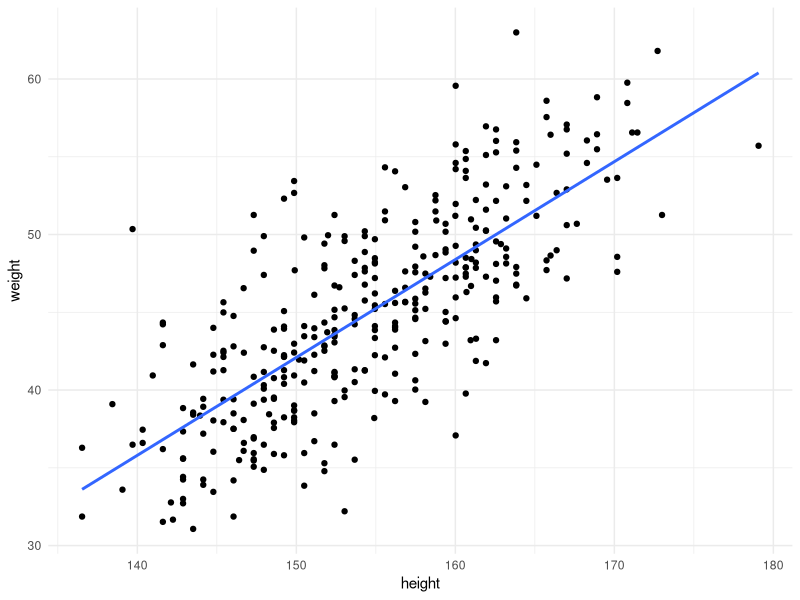
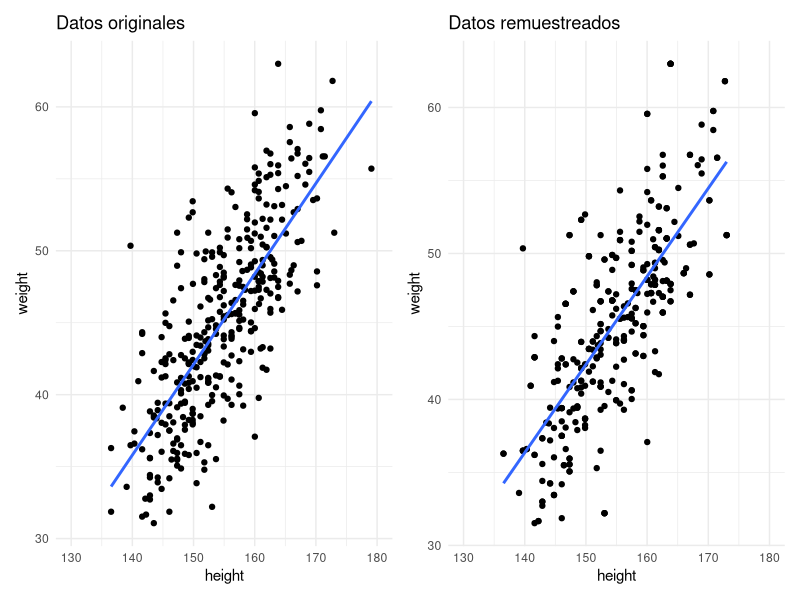
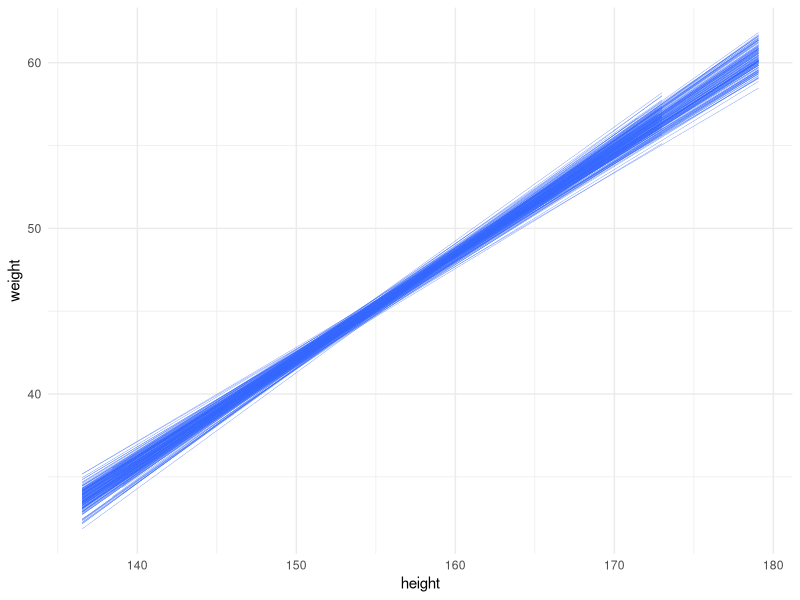
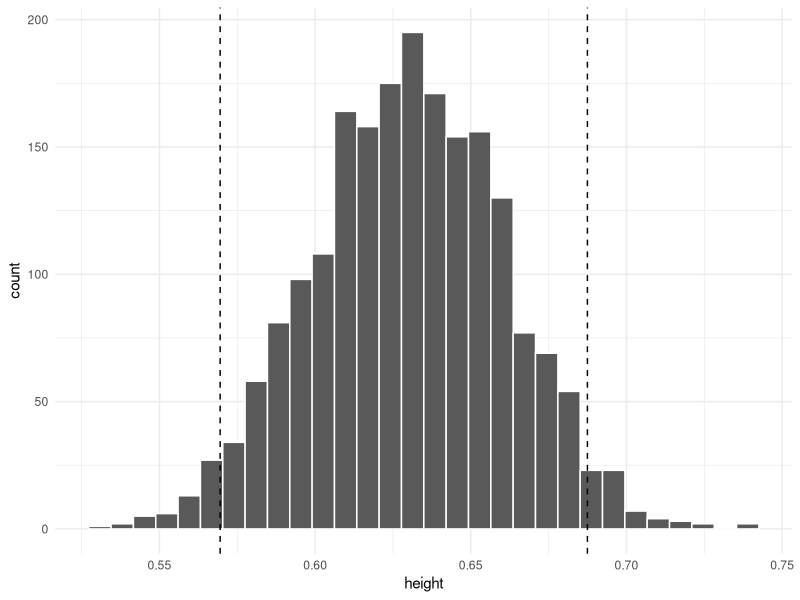
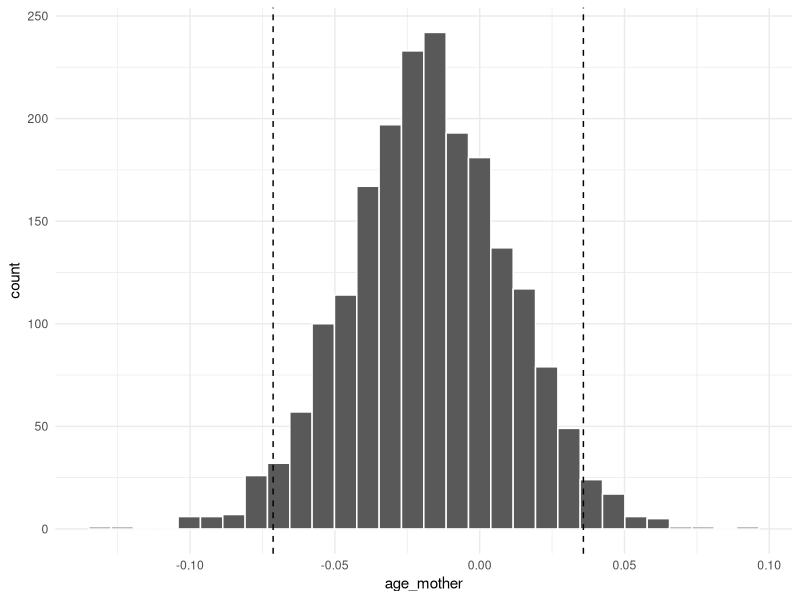
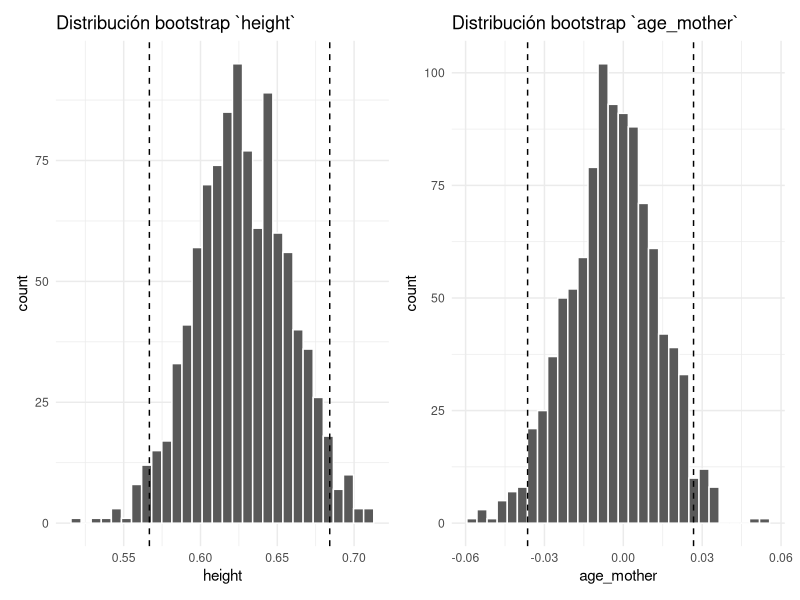
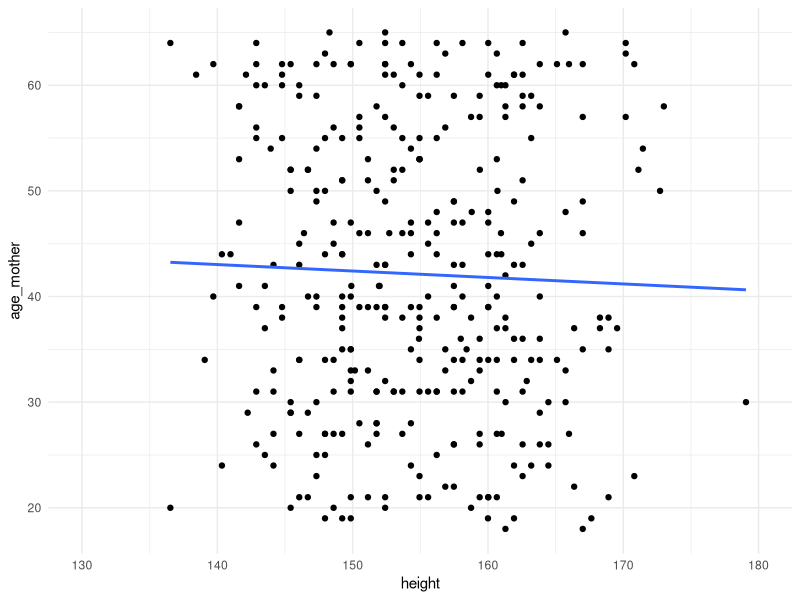

Reproduce these figures in R, in order.
## ---- chunk 1
knitr::opts_chunk$set(echo = TRUE)
## ---- chunk 2
knitr::opts_chunk$set(echo=TRUE, message=FALSE, warning=FALSE, collapse=TRUE, highlight=TRUE, paged.print=FALSE, prompt=TRUE, strip.white=FALSE, tidy = TRUE)
## ---- chunk 3
library(tidyverse)
library(broom)
library(car)
library(patchwork)

## ---- chunk 4
df <- read_csv('./data/pesos.csv')


df <- df %>%
        mutate(male = as.factor(case_when(male == 0 ~ "No", TRUE ~ "Yes")))

df_mayores <- df %>%
        filter(age >= 18)


df_mayores %>% 
        ggplot(aes(x = height, y = weight)) + 
        geom_point() +
        geom_smooth(method = "lm", se = FALSE) + 
        theme_minimal()

## ---- chunk 5
lm <- lm(weight ~ height, data = df_mayores)
tidy(lm)
## ---- chunk 6
set.seed(16)
df_mayores %>% 
        ggplot(aes(x = height, y = weight)) + 
        geom_point() +
        geom_smooth(method = "lm", se = FALSE) +
        xlim(130,180) + 
        theme_minimal() + 
        labs(title='Datos originales') +
        
df_mayores %>%
        sample_n(352, replace=TRUE) %>%
        ggplot(aes(x = height, y = weight)) + 
        geom_point() +
        geom_smooth(method = "lm", se = FALSE) + 
        xlim(130,180) + 
        theme_minimal() +
        labs(title='Datos remuestreados')
        
## ---- chunk 7
b <- ggplot()

for(i in 1:200){
      s <- df_mayores %>%
        slice_sample(n=352, replace=TRUE)
      
      b <- b + 
              geom_smooth(aes(x = height, y = weight), size=0.1, alpha=0.1, data=s, method="lm", se=FALSE) +
              theme_minimal()

}
print(b)
## ---- chunk 8
cc1 <- tibble()

for (i in seq_along(1:2000)){
        c <- df_mayores %>%
                slice_sample(n=352, replace=TRUE) %>%
                lm(weight ~ height, data = .) %>%
                coef(.) %>%
                as_tibble_row() %>%
                mutate(id_sample = i)
        
        cc1 <- cc1 %>%
                bind_rows(c)
}
## ---- chunk 9
cc1 %>%
        ggplot(aes(x=height)) +
                geom_histogram(color='white') + 
                geom_vline(xintercept = quantile(cc1$height, probs=0.025), linetype="dashed") +
                geom_vline(xintercept = quantile(cc1$height, probs=0.975), linetype="dashed") +  
                theme_minimal()
## ---- chunk 10
cc1 %>%
  pivot_longer(cols=-id_sample) %>%
  group_by(name) %>%
  summarise(lim_inf = quantile(value, probs=0.025),
            lim_sup = quantile(value, probs=0.975))
## ---- chunk 11
cc2 <- tibble()
set.seed(123)
for (i in seq_along(1:2000)){
        c <- df_mayores %>%
                slice_sample(n=352, replace=TRUE) %>%
                lm(weight ~ age_mother, data = .) %>%
                coef(.) %>%
                as_tibble_row() %>%
                mutate(id_sample = i)
        
        cc2 <- cc2 %>%
                bind_rows(c)
}
        
cc2 %>%
        ggplot(aes(x=age_mother)) +
                geom_histogram(color='white') + 
                geom_vline(xintercept = quantile(cc2$age_mother, probs=0.025), linetype="dashed") +
                geom_vline(xintercept = quantile(cc2$age_mother, probs=0.975), linetype="dashed") +  
                theme_minimal()
## ---- chunk 12
###
## ---- chunk 13
cc3 <- tibble()
set.seed(123)
for (i in (1:1000)){
        c <- df_mayores %>%
                slice_sample(n=352, replace=TRUE) %>%
                lm(weight ~ height + age_mother, data = .) %>%
                coef(.) %>%
                as_tibble_row() %>%
                mutate(id_sample = i)
        
        cc3 <- cc3 %>%
                bind_rows(c)
}
cc3 %>%
        ggplot(aes(x=height)) +
                geom_histogram(color='white') + 
                geom_vline(xintercept = quantile(cc3$height, probs=0.025), linetype="dashed") +
                geom_vline(xintercept = quantile(cc3$height, probs=0.975), linetype="dashed") +  
                labs(title='Distribución bootstrap `height`') +
                theme_minimal() +

cc3 %>%
        ggplot(aes(x=age_mother)) +
                geom_histogram(color='white') + 
                geom_vline(xintercept = quantile(cc3$age_mother, probs=0.025), linetype="dashed") +
                geom_vline(xintercept = quantile(cc3$age_mother, probs=0.975), linetype="dashed") +  
                labs(title='Distribución bootstrap `age_mother`') +
                theme_minimal()
## ---- chunk 14
cc3 %>%
  pivot_longer(cols=-id_sample) %>%
  group_by(name) %>%
  summarise(lim_inf = quantile(value, probs=0.025),
            lim_sup = quantile(value, probs=0.975))
## ---- chunk 15
df_mayores %>% 
        ggplot(aes(x = height, y = age_mother)) + 
        geom_point() +
        geom_smooth(method = "lm", se = FALSE) +
        xlim(130,180) + 
        theme_minimal()
## ---- chunk 16
lm1 <- df_mayores %>%
  lm(weight ~ age_mother, data = .)

tidy(lm1)
## ---- chunk 17
confint(lm1)
